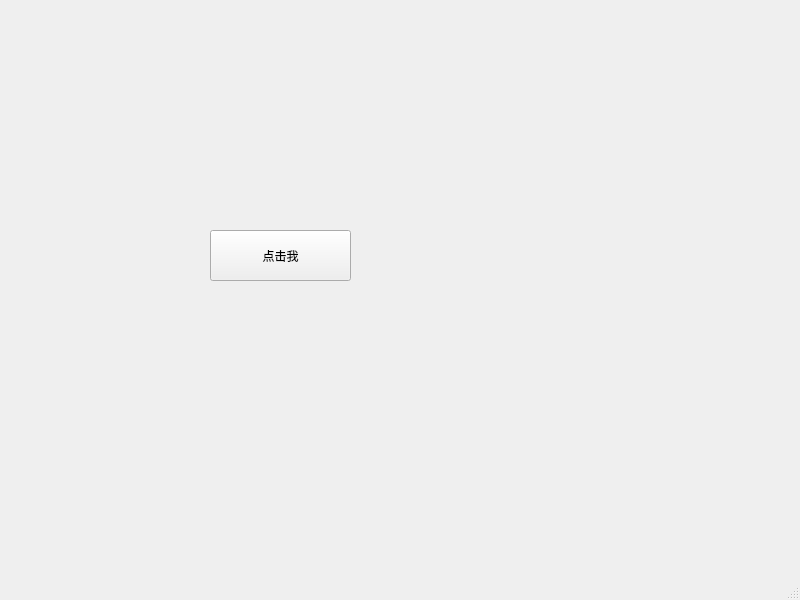
<?xml version="1.0" encoding="UTF-8"?>
<ui version="4.0">
 <class>MainWindow</class>
 <widget class="QMainWindow" name="MainWindow">
  <property name="geometry">
   <rect>
    <x>0</x>
    <y>0</y>
    <width>800</width>
    <height>600</height>
   </rect>
  </property>
  <property name="windowTitle">
   <string>MainWindow</string>
  </property>
  <widget class="QWidget" name="centralwidget">
   <widget class="QPushButton" name="pushButton">
    <property name="geometry">
     <rect>
      <x>210</x>
      <y>230</y>
      <width>141</width>
      <height>51</height>
     </rect>
    </property>
    <property name="text">
     <string>点击我</string>
    </property>
   </widget>
  </widget>
  <widget class="QMenuBar" name="menubar">
   <property name="geometry">
    <rect>
     <x>0</x>
     <y>0</y>
     <width>800</width>
     <height>26</height>
    </rect>
   </property>
  </widget>
  <widget class="QStatusBar" name="statusbar"/>
 </widget>
 <resources/>
 <connections/>
</ui>
